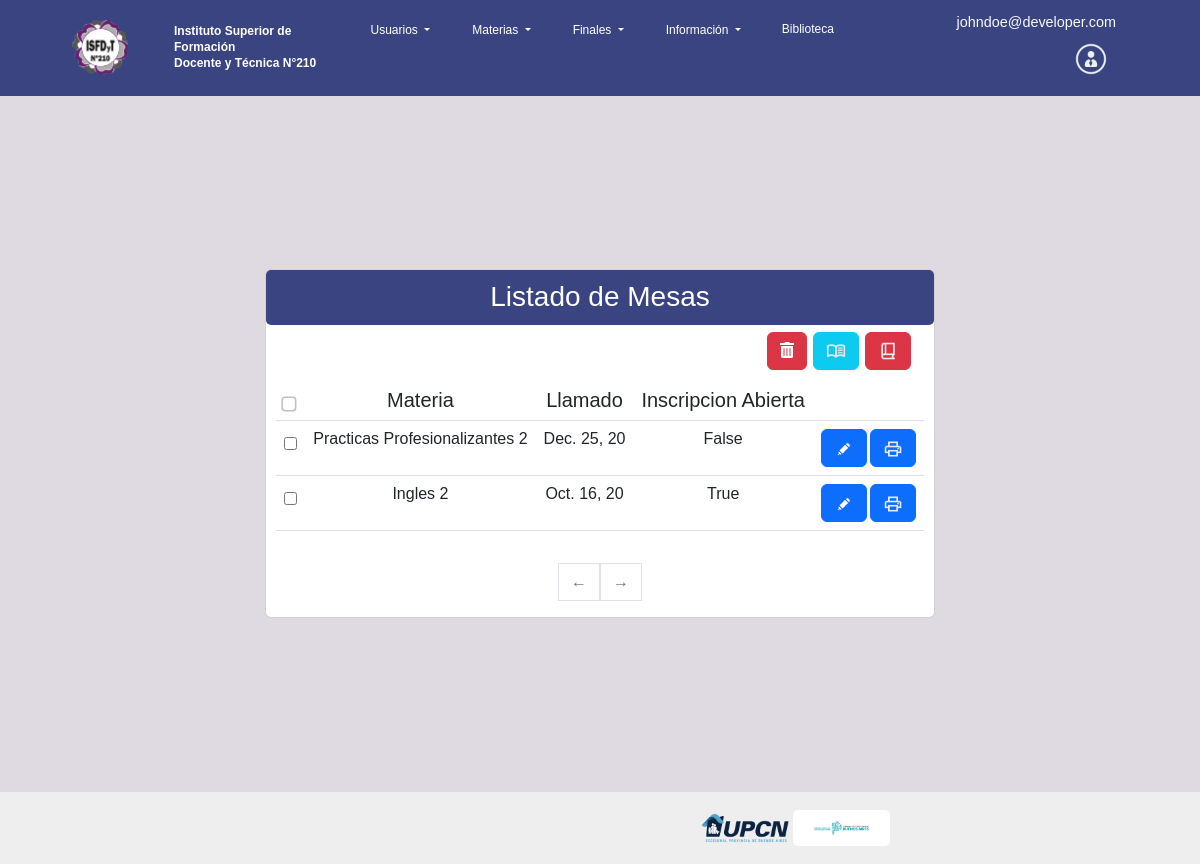
Page /mesas_lista/ (signed in) on the committed database.
### inscripcionFinales/models.py (models this page shows, shortened)
class Usuario(AbstractBaseUser,PermissionsMixin):
    email = models.EmailField('email', max_length=254, unique = True)
    username = models.CharField('username',unique = True,null = True, max_length=100, blank=False)
    nombre_completo = models.CharField('nombre_completo', max_length=200, null=True, blank=True)
    fecha_nac = models.DateField('fecha_nac', null=True, blank=True)
    dni = models.IntegerField('dni',unique = True, null= True, blank=True)
    direccion = models.CharField('direccion', max_length=50, null=True, blank=True)
    localidad = models.CharField('localidad', max_length=50, null=True, blank=True)
    ciudad = models.CharField('ciudad', max_length=100, null=True, blank=True)
    nacionalidad = models.CharField('nacionalidad',max_length=50, null=True, blank=True)
    telefono_1 = models.IntegerField('telefono_1', null=True, blank=True)
    telefono_2 = models.IntegerField('telefono_2', null=True, blank=True)
    estado_civil=models.CharField('estado_civil', choices=ESTADO_CIVIL_CHOICES,max_length=50, null=True, blank=True)
    sexo=models.CharField('sexo',choices=SEXO_CHOICES,max_length=10, null=True, blank=True)
    imagen = models.ImageField('imagenPerfil', upload_to='perfil/', max_length=200, null=True, blank=True)
    is_admin = models.BooleanField('is_admin', default=False)
    is_superuser = models.BooleanField('is_superuser', default=False)
    is_active = models.BooleanField(default = True)
    is_staff = models.BooleanField(default = False)
    carrera = models.ManyToManyField('Carrera',blank=True)
    Estudiante = 'Estudiante'
    Preceptor = 'Preceptor'
    Profesor = 'Profesor'
    Directivo = 'Directivo'
    Administrador = 'Administrador'
    Bibliotecario = 'Bibliotecario'
    ROL_CHOICES = (
        (Directivo, 'Directivo'),
        (Preceptor, 'Preceptor'),
        (Profesor, 'Profesor'),
        (Estudiante, 'Estudiante'),
        (Administrador, 'Administrador'),
        (Bibliotecario, 'Bibliotecario'),
     )
    rol = models.CharField(max_length=20, choices=ROL_CHOICES, default=Estudiante)
    objects = UsuarioManager()
    USERNAME_FIELD = 'email'
    REQUIRED_FIELDS = ['password']

class MesaFinal(models.Model):
    materia= models.ForeignKey(Materia, on_delete=models.CASCADE, blank=False, null=False )
    llamado= models.DateTimeField('Llamado', null=False, blank=False)
    vigente= models.BooleanField(default=True)
    inscripcionAbierta = models.BooleanField(default=False)

class Materia(models.Model):
    nombre_materia = models.CharField('nombre_materia', max_length=50)
    carrera = models.ForeignKey('Carrera',on_delete=models.CASCADE,null=True)
    profesor = models.ForeignKey('Usuario',on_delete=models.CASCADE,null=True)
    inscripcionAbierta = models.BooleanField(default=False)
    Inicio = '12:00'
    Inicio1 = '14:00'
    Inicio2 = '16:00'
    Inicio3 = '18:00'
    Inicio4 = '20:00'
    HORARIO_CHOICES = (
        ('12:00', '12:00'),
        ('14:00', '14:00'),
        ('16:00', '16:00'),
        ('18:00', '18:00'),
        ('20:00', '20:00')
        )
    Horario=models.CharField(max_length=22, choices=HORARIO_CHOICES, default='12:00')
    ANIO_CHOICES = (
        (1, '1'),
        (2, '2'),
        (3, '3'),
        (4, '4'),
     )
    anio=models.IntegerField(choices=ANIO_CHOICES, default=1)
    DIA_CHOICES = (
        ('Lunes', 'Lunes'),
        ('Martes', 'Martes'),
        ('Miércoles', 'Miércoles'),
        ('Jueves', 'Jueves'),
        ('Viernes', 'Viernes'),
    )
    dia = models.CharField(max_length=20, choices=DIA_CHOICES, default='Lunes')
    def __str__(self):
        return self.nombre_materia

### inscripcionFinales/views.py (the view)
# urls.py: path("mesas_lista/",login_required(listMesa.as_view(template_name='finales/list_mesa.html')),name='list_mesa'),
class listMesa(ListView):
    model = MesaFinal
    template_name = 'registration/mesas_finales_lista.html'

### inscripcionFinales/templates/finales/list_mesa.html (shortened to what this page needs)
{% extends 'base/base.html' %}
{% block content %}
{% if request.user.is_staff or request.user.is_superuser or request.user.admin %}
<div class="card">
    <div class="card-headers"  style="border-radius: 5px;">
        <h3 class="card-title">Listado de Mesas</h3>
            <div class="position-relative" style="display: flex; align-items: flex-end;">
                <div class="position-absolute top-0 end-0">
                    <a href="#" id="eliminarSeleccionados" class="btn btn-danger" style="margin-right:3px;margin-top: 10px"><i class="fas fa-trash-alt"></i></a>
                    <a href="#" id="abrirSeleccionados" class="btn btn-info" style="margin-right:3px;margin-top: 10px"><img src="/static/imagenes/abrir_inscripcion.png" height="20px" width="20px"></img></a>
                    <a href="#" id="cerrarSeleccionados" class="btn btn-danger" style="margin-right:3px;margin-top: 10px"><img src="/static/imagenes/cerrar_inscripcion.png" height="20px" width="20px"></img></a>
                </div>
            </div>
    </div>
    <div class="card-body"style="padding-top: 55px; padding-left: 10px; padding-right: 10px;">
        <form id="formMesas" method="post" action="">
        <table class="table">
            <thead>
                <tr>
                    <th><input class="form-check-input" type="checkbox" id="checkTodos" title="Seleccionar todo" style="transform: scale(1.5);"></th>
                    <th class="h5">Materia</th>
                    <th class="h5">Llamado</th>
                    <th class="h5">Inscripcion Abierta</th>
                    <th class="h5"></th>
                </tr>
            </thead>
            <tbody>
                {% for MesaFinal in object_list %}
                <tr class="materia text-center"hidden=True>
                    <td><input type="checkbox" name="mesa_ids" value="{{ MesaFinal.id }}"></td>
                    <td class="h6">{{MesaFinal.materia}}</td>
                    <td class="h6" id='llamado{{ MesaFinal.id }}'>{{MesaFinal.llamado}}</td>
                    <td id="inscripcion{{MesaFinal.id}}" class="h6">{{MesaFinal.inscripcionAbierta}}</td>
                    <td>
                        <a name="" id="" class="btn btn-primary" href="/edit_mesa/{{ MesaFinal.id }}" role="button"><img src="/static/imagenes/edit.png" height="20px" width="20px"></img></a>
                        <a name="" id="" class="btn btn-primary" href="/acta_volante/{{ MesaFinal.id }}" role="button"><img src="/static/imagenes/imprimir.png" height="20px" width="20px"></img></a>
                    </td>
                </tr>
                            <div class="modal fade" id="modalSeleccionar" tabindex="-1" aria-labelledby="modalSeleccionarLabel" aria-hidden="true">
                {% endfor %}
            </tbody>
        </table>
    </div>
    <nav aria-label="..." class="d-flex justify-content-center">
        <ul class="pagination">
          <li class="page-item" id='btnAnt'>
          <button class="page-link" title="Anterior" id='btnAnt_' style="cursor: pointer;"onclick="paginaAnt()">←</button>
          </li>
          <li class="page-item" id='btnSig'>
          <button class="page-link" title="Siguiente" id='btnSig_' onclick="paginaSig()">→</button>
          </li>
        </ul>
      </nav>
</div>
{% else %}
<div class="text-center">
    <img src="/static/imagenes/error403.jpg" class="rounded"></img>
  <h3>No deberías estar acá. Para volver, <a href="/">hace click acá</a></h3>
</div>
{% endif %}
{% endblock %}

### inscripcionFinales/templates/base/navbar.html (shortened to what this page needs)
<nav class="navbar  navbar-expand-lg navbar-dark">
  <div class="container-fluid">
    <a class="navbar-brand" href="/">
      <img class="logo-insti" src="/static/imagenes/Logo_i210.png">
    </a>
    <div class="rotulo">
      Instituto Superior de Formación<br>Docente y Técnica N°210
    </div>
    <div class="collapse navbar-collapse" id="navbarNavDropdown">
      <ul class="navbar-nav" style="text-align: right;">
        {% if request.user.is_staff or request.user.is_superuser or request.user.admin %}
          <li class="nav-item">
            <div class="dropdown">
              <button class="btn btn-navbar dropdown-toggle nav-link" type="button" id="dropdownMenuButton1" data-bs-toggle="dropdown" aria-expanded="false" style="text-decoration: none" style="text-align: right">
                Usuarios
              </button>
            </div>
          </li>
        {% endif %}
        {% if user.is_authenticated %}
        <li class="nav-item">
            <div class="dropdown">
              <button class="btn btn-navbar dropdown-toggle nav-link" type="button" id="dropdownMenuButton1" data-bs-toggle="dropdown" aria-expanded="false" style="text-decoration: none" style="text-align: right">
                Materias
              </button>
            </div>
          </li>
          {% endif %}
        {% if user.is_authenticated %}
        <li class="nav-item">
            <div class="dropdown">
              <button class="btn btn-navbar dropdown-toggle nav-link" type="button" id="dropdownMenuButton1" data-bs-toggle="dropdown" aria-expanded="false" style="text-decoration: none" style="text-align: right">
                Finales
              </button>
            </div>
          </li>
          {% endif %}
          {% if user.is_authenticated %}
          <li class="nav-item">
            <div class="dropdown">
              <button class="btn btn-navbar dropdown-toggle nav-link" type="button" id="dropdownMenuButton1" data-bs-toggle="dropdown" aria-expanded="false" style="text-decoration: none" style="text-align: right">
                Información
              </button>
            </div>
          <li class="nav-item">
            <a class="nav-link" href="#" rel="noopener noreferrer" style="text-decoration: none">Biblioteca</a>
          </li>
            {% endif %}
        {% if not user.is_authenticated %}
          <li class="nav-item">
            <a class="nav-link" href="{% url 'login' %}">
              <img class="icono-nav" src="/static/imagenes/Login.png">
              <span class="nav-user">Login</span>
            </a>
          </li>
        {% else %}
          <li class="nav-item">
          </li>
          <li class="nav-item last-nav-item">
          <li class="nav-item last-nav-item">
            <div class="dropdown">
              <table>
                <tr>
                  <h9 style="color:ghostwhite">{{user.email}}</h9>
                  <button class="btn dropdown mrg-0 only-lt" type="button" data-bs-toggle="dropdown">
                    <a class="nav-link" href="#">
                      {% if request.user.is_staff or request.user.is_superuser or request.user.admin %}
                      <img class="icono-nav" src="/static/imagenes/Perfiladmin.png" alt="Default Image">
                    {% else %}
                      {% if user.imagen %}
                        <img class="icono-nav" src="{{ user.imagen.url }}" alt="User Image">
                      {% else %}
                        <img class="icono-nav" src="/static/imagenes/Perfil.png" alt="Default Image">
                      {% endif %}
                    {% endif %}
                    </a>
                  </button>
                </tr>
                </table>
                </li>
              </ul>
            </div>
        {% endif %}
    </div>
</nav>

### inscripcionFinales/static/style.css (style rules this page uses)
html { box-sizing: border-box; }
input { margin-top: 0.5rem; }
*, *:before, *:after { box-sizing: inherit; }
body { font-family: 'Trebuchet MS', 'Arial', sans-serif; font-style: normal; font-size: 0.65rem; overflow-x: hidden; position: relative; width: 100vw; max-width: 100vw; min-height: 100vh; background-color: #DFD9E1; }
.navbar { background-color: #3A4481; font-size: 1.2vw; font-weight: 400; padding: 0; }
.container-fluid { display: flex; }
.logo-insti { max-width: 7vh; height: 7vh; margin: 0 2.5vw 0 5vw; padding: 0; }
.rotulo { color: #fff; font-weight: 700; font-size: 2.7vw; line-height: 3.86vw; }
@media (min-width: 568px) { .rotulo { font-size: 1.5vw; line-height: 1.9vw; } }
@media (min-width: 768px) { .rotulo { font-size: 1vw; line-height: 1.3vw; } }
.navbar-nav { flex-grow: 1; }
@media (min-width: 960px) { .navbar-nav li:nth-of-type(1) { margin-left: auto; } }
@media (min-width: 960px) { .navbar-nav li:nth-of-type(6) { margin-left: auto; } }
@media (min-width: 960px) { .navbar-nav li:nth-of-type(7) { margin-right: 2vw; } }
.last-nav-item { margin-right: 5vw; margin-left: auto; }
.mrg-0 { margin: 0; padding: 0; }
.nav-item { padding: 1vw; }
.icono-nav { max-width: 4vw; margin: 0 3vw 0 0; padding: 0; }
@media (min-width:960px) { .icono-nav { margin: 0; max-width: 4vh; } }
.nav-link { color:#fff; font-weight: 400; font-size: 3.2vw; line-height: 2.86vw; }
@media (min-width:768px) { .nav-link { font-size: 2.15vw; line-height: 1.5vw; } }
@media (min-width:960px) { .nav-link { font-size: 1vw; line-height: 1.5vw; } }
.text-center { text-justify: center; }
.card-headers { background-color: #3A4481; color: white; text-align: center; height: 55px; line-height: 20px; padding: 10px 20px; }
tbody { background-color: #ffffff; }
th.h5 { text-align: center; }

### rows in the picture
Usuario: email "johndoe@developer.com"
MesaFinal: materia "Practicas Profesionalizantes 2", llamado "Dec. 25, 20", inscripcionAbierta "False"
MesaFinal: materia "Ingles 2", llamado "Oct. 16, 20", inscripcionAbierta "True"
